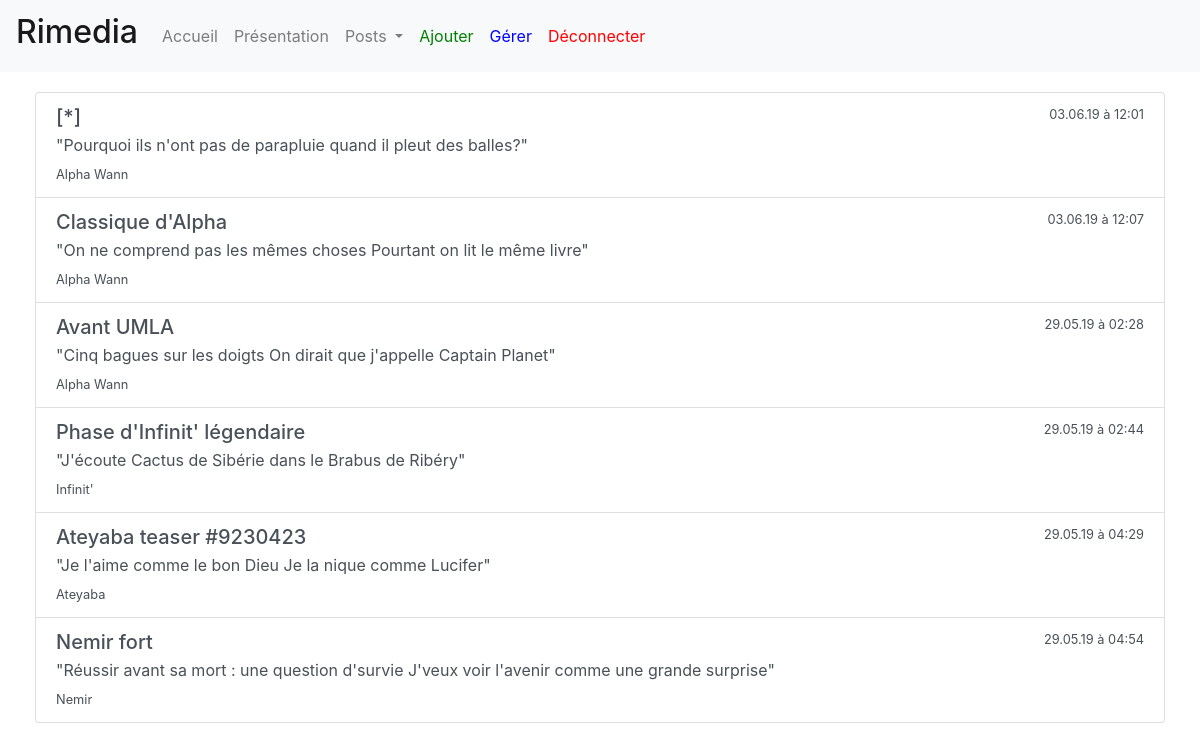
The app's page /change.php (signed in), older data.
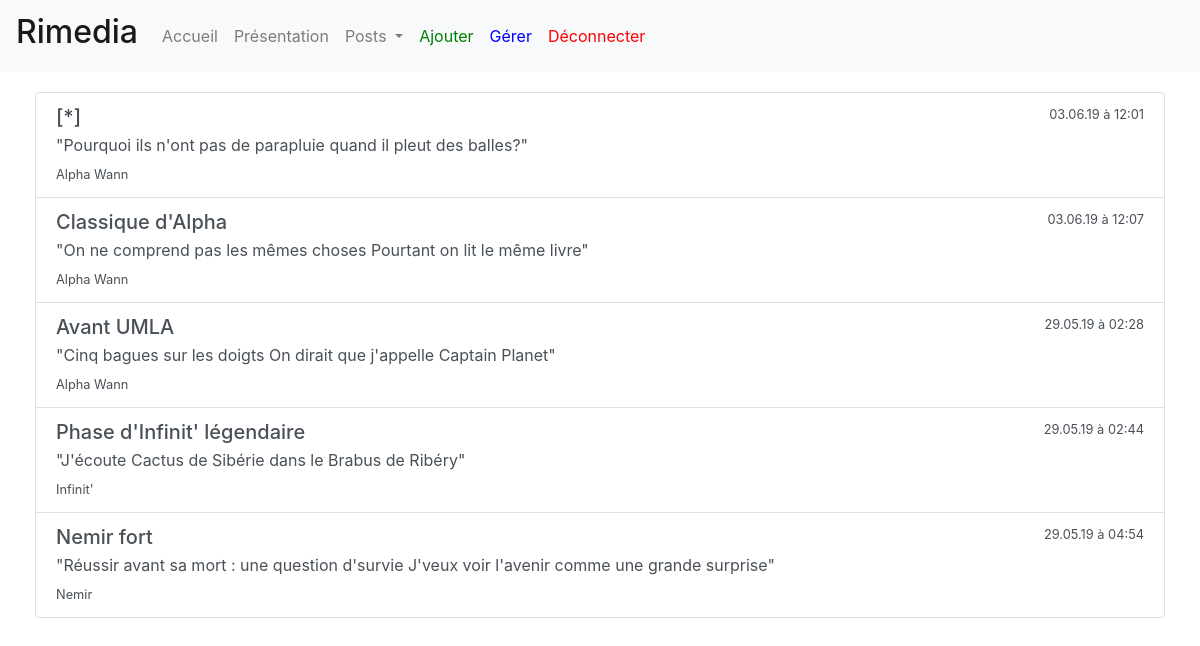
The same page, newer data.
### tables this page shows
CREATE TABLE "posts" (
	"id"	INTEGER NOT NULL PRIMARY KEY AUTOINCREMENT UNIQUE,
	"author"	TEXT NOT NULL,
	"title"	TEXT NOT NULL,
	"article"	TEXT,
	"artistName"	TEXT,
	"albumName"	TEXT,
	"songName"	TEXT NOT NULL,
	"link"	TEXT,
	"date"	TEXT NOT NULL,
	"genre"	TEXT NOT NULL,
	"imageSource"	TEXT NOT NULL,
	"imageExt"	BLOB
);

### change.php (the view)
<?php
include 'partials/header.php';
$user = $_SESSION['username'];
$thisPost = $_GET['id'] ?? '';
$pdo = connectDatabase();
$data = $pdo->query("SELECT * FROM posts WHERE author='$user' ORDER BY date ASC");
$userPosts = $data->fetchAll();
?>
<?php if($thisPost == ''): ?>
<div class="container-fluid">
    <div class="card-body">
        <div class="list-group">
            <?php foreach($userPosts as $userPost): ?>
            <a href="view.php?id=<?= $userPost['id'] ?>" class="list-group-item list-group-item-action">
            <div class="d-flex w-100 justify-content-between">
                <h5 class="mb-1"><?= $userPost['title'] ?></h5>
                <small><?= $userPost['date'] ?></small>
            </div>
            <p class="mb-1"><?= $userPost['article'] ?></p>
            <small><?= $userPost['artistName'] ?></small>
            </a>
            <?php endforeach; ?>
        </div>
    </div>
</div>
<?php endif;?>
<?php include 'partials/footer.php';?>

Row changes from the older to the newer data that the page shows:
removed posts: title "Ateyaba teaser #9230423", date "29.05.19 à 04:29", article "\"Je l'aime comme le bon Dieu Je la nique comme Lucifer\"", artistName "Ateyaba"
